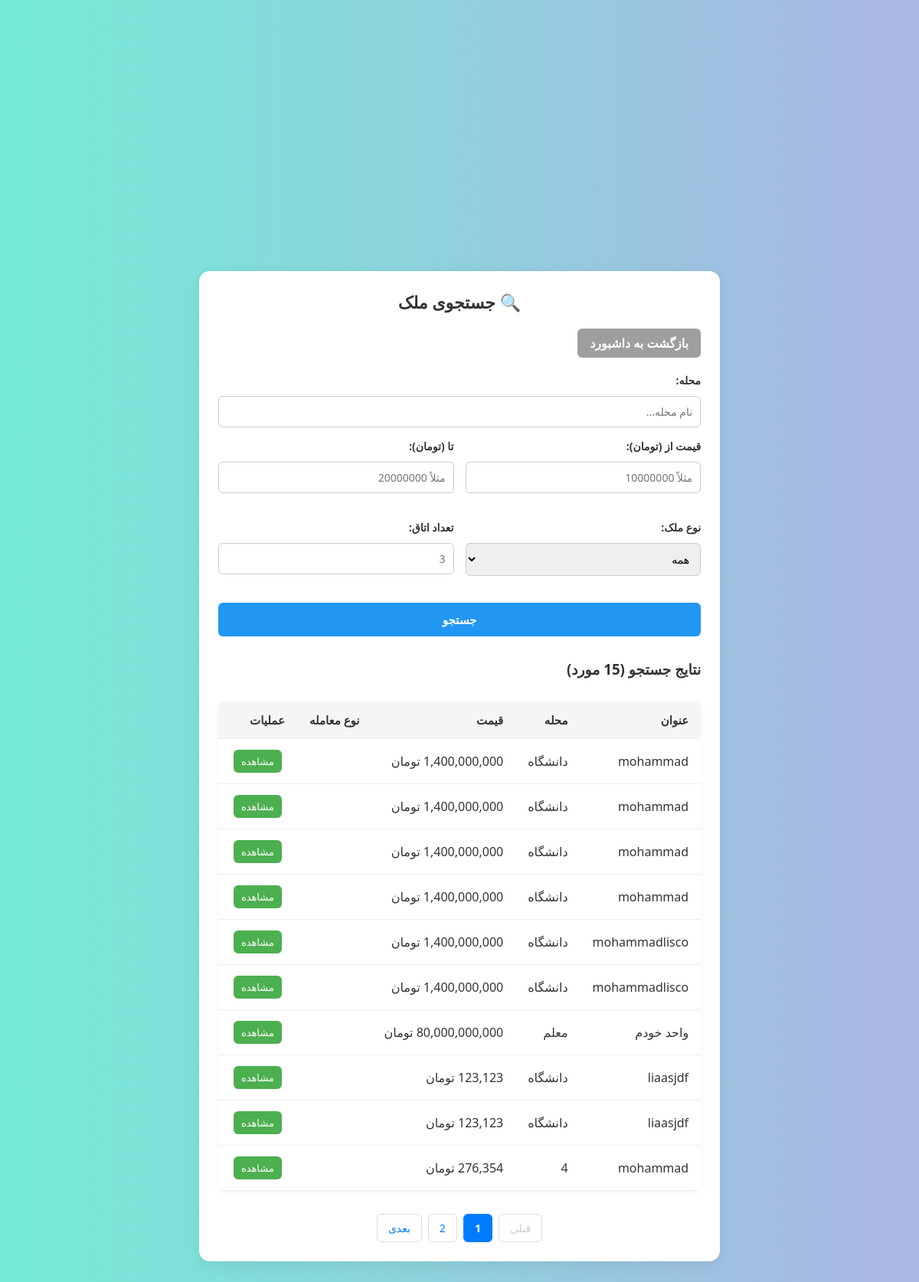
/advisor/property/search, run on the app's committed database.
### models.py (models this page shows)
class Property(Base):
    __tablename__ = "Property"
    id = Column(Integer, primary_key=True, index=True, autoincrement=True)
    title = Column(String(500), unique=False, nullable=False)
    size = Column(Integer, unique=False, nullable=False)
    price = Column(Integer, unique=False, nullable=False)
    pricePerMeter = Column(Integer, unique=False, nullable=False)
    bedrooms = Column(Integer, unique=False, nullable=True)
    width = Column(Integer, unique=False, nullable=False)
    length = Column(Integer, unique=False, nullable=False)
    floorNumber = Column(Integer, unique=False, nullable=False)
    facade_status = Column(String(50), unique=False, nullable=False)
    builtYear = Column(Integer, unique=False, nullable=False)
    locationOnMap = Column(String(100), unique=False, nullable=False)
    detailed_address = Column(String(500), unique=False, nullable=False)
    neighborhood = Column(String(50), unique=False, nullable=False)
    description = Column(String(500), unique=False, nullable=True)
    amenities = Column(String(500), unique=False, nullable=True)
    units_in_building = Column(Integer, unique=False, nullable=True)
    property_type = Column(String(50), unique=False, nullable=False)
    latitude = Column(String(50), unique=False, nullable=False)
    longitude = Column(String(50), unique=False, nullable=False)
    status = Column(String(10), unique=False, nullable=False, default="active")
    RegisterDatePersian = Column(String(200), unique=False, nullable=False, default=str(jdatetime.datetime.today()))
    today = str(datetime.datetime.today().date())
    RegisterDateNational = Column(String(200), unique=False, nullable=False, default=str(today))
    adviosor_id = Column(Integer, unique=False, nullable=True, default=0)
    owner_id = Column(Integer, unique=False, nullable=True)

### main.py (the view)
@app.get("/advisor/property/search", response_class=HTMLResponse)
async def advisor_search(
    request: Request,
    neighborhood=None,
    min_price=None,
    max_price=None,
    min_area=None,
    max_area=None,
    room_number=None,
    property_type=None,
    page: int = 1,
    db: Session = Depends(get_db)
):
    ITEMS_PER_PAGE = 10
    offset = (page - 1) * ITEMS_PER_PAGE
    query = db.query(models.Property)
    if neighborhood and neighborhood != "":
        query = query.filter(models.Property.neighborhood.contains(neighborhood))
    if min_price and min_price != "":
        min_price = int(min_price)
        query = query.filter(models.Property.price >= min_price)
    if max_price and max_price != "":
        max_price = int(max_price)
        query = query.filter(models.Property.price <= max_price)
    if min_area and min_area != "":
        min_area = int(min_area)
        query = query.filter(models.Property.size >= min_area)
    if max_area and max_area != "":
        max_area = int(max_area)
        query = query.filter(models.Property.size <= max_area)
    if room_number and room_number != "":
        room_number = int(room_number)
        query = query.filter(models.Property.bedrooms == room_number)
    total_count = query.count()
    total_pages = (total_count + ITEMS_PER_PAGE - 1) // ITEMS_PER_PAGE
    results = query.offset(offset).limit(ITEMS_PER_PAGE).all()
    params = dict(request.query_params)
    params.pop('page', None)
    query_string = urlencode(params)
    return templates.TemplateResponse("advisor_property_search.html", {
        "request": request,
        "results": results,
        "total_count": total_count,
        "total_pages": total_pages,
        "page": page,
        "query_string": query_string
    })

### templates/advisor_property_search.html (shortened to what this page needs)
<!DOCTYPE html>
<html lang="fa" dir="rtl">
<head>
    <link rel="stylesheet" href="/static/style.css">
</head>
<body>
<div class="search-container">
    <h2>🔍 جستجوی ملک</h2>
    <a href="/admin/dashboard" class="back-btn">بازگشت به داشبورد</a>
    <form method="get" action="/advisor/property/search">
        <div class="form-group">
            <label>محله:</label>
            <input type="text" name="neighborhood" placeholder="نام محله..." value="{{ request.query_params.get('neighborhood', '') }}">
        </div>
        <div class="grid-2-columns">
            <div class="form-group">
                <label>قیمت از (تومان):</label>
                <input type="number" name="min_price" placeholder="مثلاً 10000000" value="{{ request.query_params.get('min_price', '') }}">
            </div>
            <div class="form-group">
                <label>تا (تومان):</label>
                <input type="number" name="max_price" placeholder="مثلاً 20000000" value="{{ request.query_params.get('max_price', '') }}">
            </div>
        </div>
        <div class="grid-2-columns">
            <div class="form-group">
                <label>نوع ملک:</label>
                <select name="property_type">
                    <option value="">همه</option>
                </select>
            </div>
            <div>
                <div class="form-group">
                <label>تعداد اتاق:</label>
                <input type="number" name="room_number" placeholder="3 " value="{{ request.query_params.get('room_number', '') }}">
            </div>
            </div>
        </div>
        <div class="form-group">
            <button type="submit">جستجو</button>
        </div>
    </form>
    {% if results %}
        {% if results|length == 0 %}
            <div class="no-results">
                هیچ ملکی با این معیارها یافت نشد.
            </div>
        {% else %}
            <div style="margin-top: 30px;">
                <h3>نتایج جستجو ({{ total_count }} مورد)</h3>
                <table class="results-table">
                    <thead>
                        <tr>
                            <th>عنوان</th>
                            <th>محله</th>
                            <th>قیمت</th>
                            <th>نوع معامله</th>
                            <th>عملیات</th>
                        </tr>
                    </thead>
                    <tbody>
                        {% for prop in results %}
                        <tr>
                            <td>{{ prop.title }}</td>
                            <td>{{ prop.neighborhood }}</td>
                            <td>{{ "{:,}".format(prop.price|int) }} تومان</td>
                            <td>{{ prop.deal_type }}</td>
                            <td class="actions">
                                <a href="/advisor/property/view/{{ prop.id }}" class="view">مشاهده</a>
                                </td>
                        </tr>
                        {% endfor %}
                    </tbody>
                </table>
                <div class="pagination">
                    {% if page > 1 %}
                        <a href="?{{ query_string }}&page={{ page - 1 }}">قبلی</a>
                    {% else %}
                        <span class="disabled">قبلی</span>
                    {% endif %}
                    {% for p in range(1, total_pages + 1) %}
                        {% if p == page %}
                            <span class="current">{{ p }}</span>
                        {% else %}
                            <a href="?{{ query_string }}&page={{ p }}">{{ p }}</a>
                        {% endif %}
                    {% endfor %}
                    {% if page < total_pages %}
                        <a href="?{{ query_string }}&page={{ page + 1 }}">بعدی</a>
                    {% else %}
                        <span class="disabled">بعدی</span>
                    {% endif %}
                </div>
            </div>
        {% endif %}
    {% else %}
        <div class="no-results">
            برای نمایش نتایج، فیلترهای خود را تنظیم و دکمه جستجو را بزنید.
        </div>
    {% endif %}
</div>
</body>
</html>

### static/style.css (style rules this page uses)
* { margin: 0; padding: 0; box-sizing: border-box; font-family: "Segoe UI", Tahoma, Geneva, Verdana, sans-serif; }
body { background: linear-gradient(to right, #74ebd5, #ACB6E5); min-height: 100vh; display: flex; align-items: center; justify-content: center; color: #333; padding: 20px; }
* { margin: 0; padding: 0; box-sizing: border-box; }
body { font-family: "Segoe UI", Tahoma, Geneva, Verdana, sans-serif; background: linear-gradient(to right, #74ebd5, #ACB6E5); height: 100vh; display: flex; justify-content: center; align-items: center; color: #333; }
body { background-color: #f4f4f4; }
.back-btn { display: inline-block; margin-bottom: 20px; padding: 8px 16px; background-color: #9e9e9e; color: white; text-decoration: none; border-radius: 6px; font-weight: bold; transition: background-color 0.3s ease; }
.view { background-color: #2196F3; color: white; }
.actions { white-space: nowrap; }
.grid-2-columns { display: grid; grid-template-columns: 1fr 1fr; gap: 20px; margin-bottom: 20px; }
input[type="text"], input[type="number"], select, textarea { width: 100%; padding: 10px; margin-top: 5px; border-radius: 6px; border: 1px solid #ccc; font-size: 14px; }
button[type="submit"] { padding: 12px 20px; background-color: #2196F3; color: white; border: none; border-radius: 6px; cursor: pointer; font-weight: bold; }
body { font-family: "Segoe UI", Tahoma, Geneva, Verdana, sans-serif; margin: 0; padding: 0; background-color: #f4f4f4; }
.grid-2-columns { display: grid; grid-template-columns: 1fr 1fr; gap: 15px; }
.results-table { width: 100%; border-collapse: collapse; margin-top: 30px; background-color: #fff; border-radius: 8px; overflow: hidden; box-shadow: 0 2px 8px rgba(0, 0, 0, 0.05); }
.results-table th, .results-table td { padding: 12px 16px; text-align: right; border-bottom: 1px solid #eee; }
.results-table th { background-color: #f5f5f5; color: #333; font-weight: bold; }
.actions a { display: inline-block; margin: 0 5px; padding: 6px 10px; font-size: 13px; border-radius: 6px; text-decoration: none; color: white; transition: all 0.3s ease; }
.view { background-color: #4CAF50; }

### templates/advisor_property_search.html (style rules this page uses)
* { box-sizing: border-box; margin: 0; padding: 0; }
body { font-family: "Segoe UI", Tahoma, Geneva, Verdana, sans-serif; background-color: #f4f4f4; min-height: 250vh; padding: 20px; color: #333; }
.search-container { max-width: 800px; margin: 30px auto; padding: 25px; background-color: white; border-radius: 14px; box-shadow: 0 5px 20px rgba(0, 0, 0, 0.08); }
h2 { text-align: center; color: #333; margin-bottom: 20px; font-size: 22px; }
.back-btn { display: inline-block; margin-bottom: 20px; padding: 8px 16px; background-color: #9e9e9e; color: white; text-decoration: none; border-radius: 6px; font-weight: bold; transition: background-color 0.3s ease; }
label { display: block; font-weight: bold; margin-bottom: 6px; font-size: 14px; }
input[type="text"], input[type="number"], input[type="tel"], select { width: 100%; padding: 10px; font-size: 14px; border: 1px solid #ccc; border-radius: 6px; }
.form-group { margin-bottom: 15px; }
.grid-2-columns { display: grid; grid-template-columns: 1fr 1fr; gap: 15px; }
button[type="submit"] { padding: 12px 20px; background-color: #2196F3; color: white; border: none; border-radius: 6px; cursor: pointer; font-weight: bold; font-size: 15px; width: 100%; }
.results-table { width: 100%; border-collapse: collapse; margin-top: 30px; background-color: #fff; border-radius: 8px; overflow: hidden; box-shadow: 0 2px 8px rgba(0, 0, 0, 0.05); }
.results-table th, .results-table td { padding: 14px 16px; text-align: right; border-bottom: 1px solid #eee; }
.results-table th { background-color: #f5f5f5; color: #333; font-weight: bold; font-size: 15px; }
.actions a { display: inline-block; margin: 0 4px; padding: 6px 10px; font-size: 13px; border-radius: 6px; text-decoration: none; color: white; transition: all 0.3s ease; }
.view { background-color: #4CAF50; }
.pagination { display: flex; justify-content: center; margin-top: 30px; gap: 8px; }
.pagination a, .pagination span { padding: 8px 14px; border: 1px solid #ddd; border-radius: 6px; text-decoration: none; color: #007bff; font-size: 14px; transition: all 0.3s; }
.pagination .current { background-color: #007bff; color: white; border-color: #007bff; font-weight: bold; }
.pagination .disabled { color: #ccc; pointer-events: none; }

### data on the page
Property: title "mohammad", neighborhood "دانشگاه", price "1,400,000,000"
Property: title "mohammad", neighborhood "دانشگاه", price "1,400,000,000"
Property: title "mohammad", neighborhood "دانشگاه", price "1,400,000,000"
Property: title "mohammad", neighborhood "دانشگاه", price "1,400,000,000"
Property: title "mohammadlisco", neighborhood "دانشگاه", price "1,400,000,000"
Property: title "mohammadlisco", neighborhood "دانشگاه", price "1,400,000,000"
Property: title "واحد خودم", neighborhood "معلم"
Property: title "liaasjdf", neighborhood "دانشگاه", price "123,123"
Property: title "liaasjdf", neighborhood "دانشگاه", price "123,123"
Property: title "mohammad", neighborhood "4", price "276,354"

### other printed values
{{ p }} "1"
{{ p }} "2"
